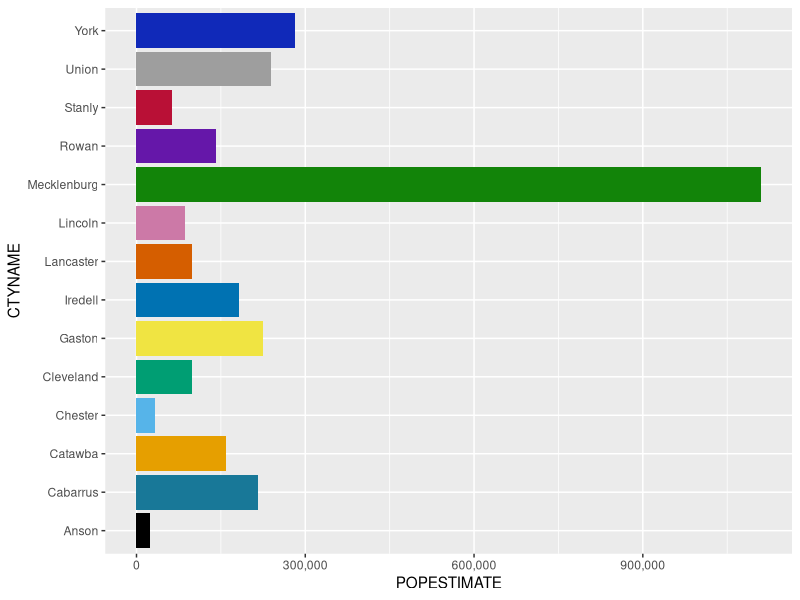

Recreate this plot in R.
## ---- chunk 1
# Load Packages
library(crosstalk)
library(tidyverse)
library(ggthemes)
library(scales)
library(readxl)
## ---- chunk 2
cbPalette <- c('#000000', '#187898', '#E69F00', '#56B4E9', '#009E73', '#F0E442', '#0072B2', '#D55E00', '#CC79A7', '#128409', '#6517A9', '#B91036', '8FB910', '#1029B9')
x_label <- c('Under 5 Female', 'Under 5 Male', '05-09 Female', '05-09 Male', '10-14 Female', '10-14 Male', '15-19 Female', '15-19 Male', '20-24 Female', '20-24 Male', '25-29 Female', '25-29 Male', '30-34 Female', '30-34 Male', '35-39 Female', '35-39 Male', '40-44 Female', '40-44 Male', '45-49 Female', '45-49 Male', '50-54 Female', '50-54 Male', '55-59 Female', '55-59 Male', '60-64 Female', '60-64 Male', '65-69 Female', '65-69 Male', '70-74 Female', '70-74 Male', '75-79 Female', '75-79 Male', '80-84 Female', '80-84 Male', '85 and over Female', '85 and over Male')
counties <- c('Anson', 'Cabarrus', 'Catawba', 'Chester', 'Cleveland', 'Gaston', 'Iredell', 'Lancaster', 'Lincoln', 'Mecklenburg', 'Rowan', 'Stanly', 'Union', 'York')
attainment_lvl <- c('Highest Degree: Less than a High School Diploma', 'Highest Degree: High School Diploma', 'Highest Degree: Some College, No Degree', "Highest Degree: Associate's Degree", "Highest Degree: Bachelor's Degree", "Highest Degree: Graduate or Professional Degree")
foreign_detail <- c('Foreign-Born: Africa', 'Foreign-Born: Asia', 'Foreign-Born: Europe', 'Foreign-Born: Latin America', 'Place of Birth Total')

countypop <- rbind(read_csv("cc-est2019-agesex-37.csv", show_col_types = F),
                   read_csv("cc-est2019-agesex-45.csv", show_col_types = F)) %>%
  select(-SUMLEV, -STATE, -COUNTY) %>%
  mutate(CTYNAME = gsub(' County', '', CTYNAME),
         YEAR = as.integer(YEAR + 2007)) %>%
  filter(CTYNAME %in% counties, YEAR >= 2010,
         !(STNAME == 'South Carolina' & CTYNAME == 'Union')) %>%
  distinct()
# Year 3 is 2010, Year 12 is 2019

# Making Charlotte Region
cr <- countypop[1:10,] %>%
  mutate(CTYNAME = 'Charlotte Region')
for(i in 4:length(colnames(countypop))) {
  for(j in 1:10){
    cr[j,i] <- sum((countypop %>% filter(YEAR == j+2009))[i])
  }
}
## ---- chunk 3
ggplot(data = countypop %>% filter(YEAR == 2019)) +
  geom_col(aes(CTYNAME, POPESTIMATE, fill = CTYNAME), show.legend = F) +
  scale_y_continuous(labels = comma) +
  scale_fill_manual(values = cbPalette) +
  coord_flip()
## ---- chunk 4
